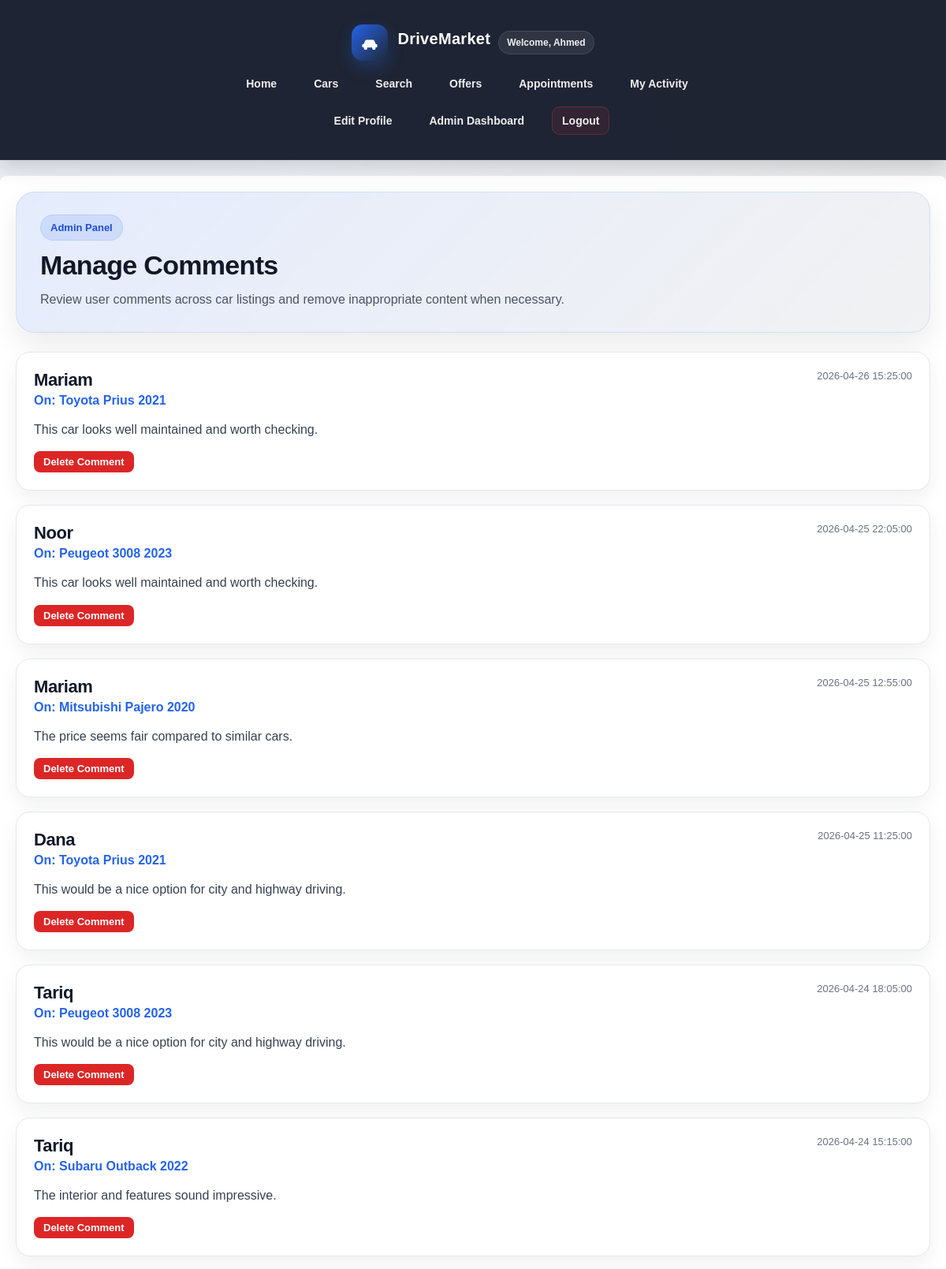
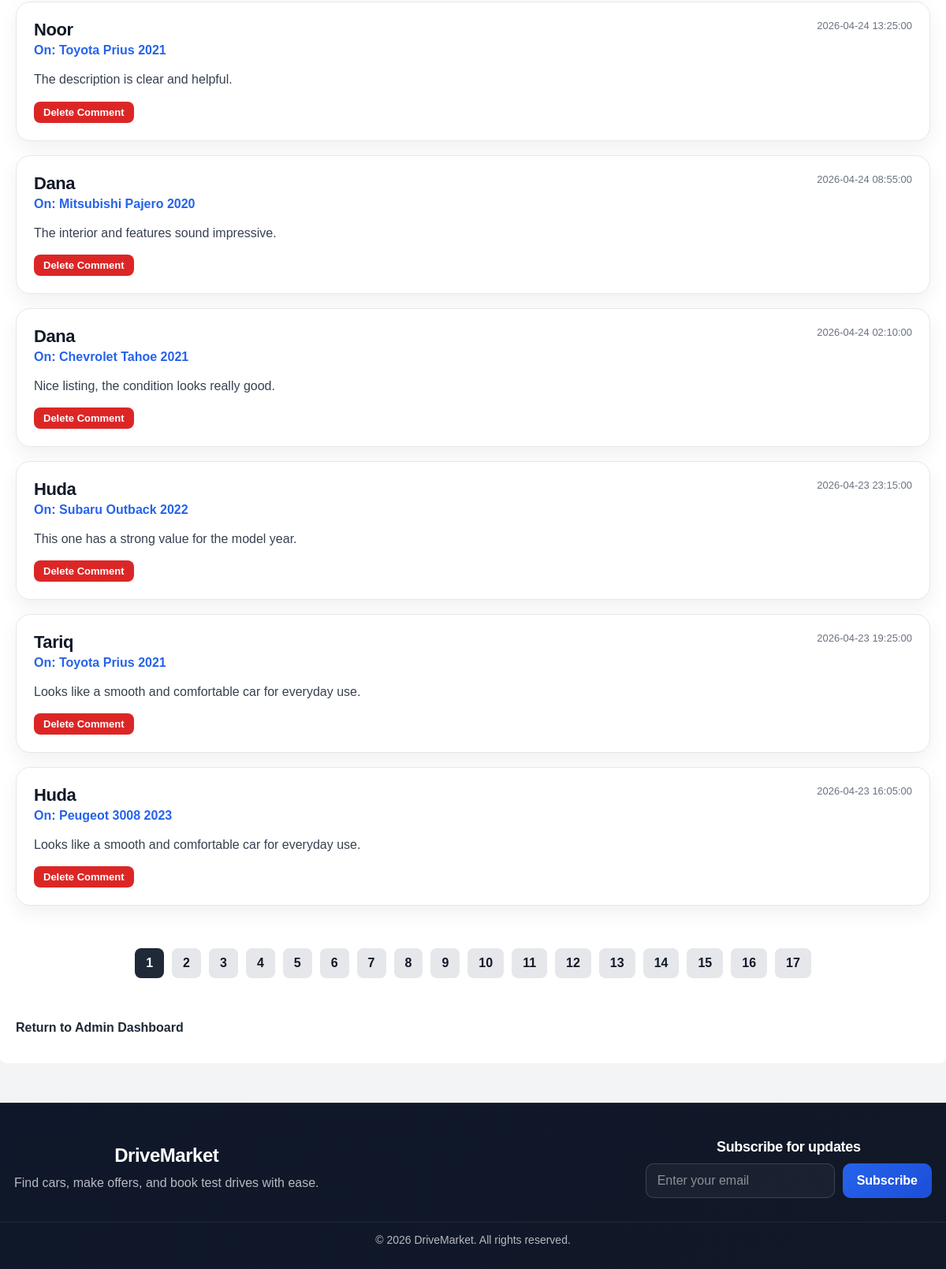
Screenshot of /admin/manage_comments.php (signed in) with the database file from the repository (2 pictures, top to bottom).
### tables this page shows
CREATE TABLE `dbProj_comments` (
  `comment_id` int NOT NULL,
  `car_id` int NOT NULL,
  `user_id` int NOT NULL,
  `comment_text` text NOT NULL,
  `created_at` timestamp NULL DEFAULT CURRENT_TIMESTAMP
);

CREATE TABLE `dbProj_users` (
  `user_id` int NOT NULL,
  `username` varchar(50) NOT NULL,
  `email` varchar(100) NOT NULL,
  `password` varchar(255) NOT NULL,
  `role` enum('viewer','creator','admin') DEFAULT 'viewer',
  `created_at` timestamp NULL DEFAULT CURRENT_TIMESTAMP
);

CREATE TABLE `dbProj_cars` (
  `car_id` int NOT NULL,
  `creator_id` int NOT NULL,
  `title` varchar(150) NOT NULL,
  `short_description` varchar(255) NOT NULL,
  `full_description` text NOT NULL,
  `brand` varchar(100) NOT NULL,
  `model` varchar(100) NOT NULL,
  `car_year` int NOT NULL,
  `price` decimal(10,2) NOT NULL,
  `image` varchar(255) DEFAULT NULL,
  `status` enum('draft','published','removed') DEFAULT 'draft',
  `created_at` timestamp NULL DEFAULT CURRENT_TIMESTAMP
);

### admin/manage_comments.php (the view, shortened to what this page needs)
<?php
$conn = getConnection();
$limit = 12;
$page = isset($_GET['page']) && (int) $_GET['page'] > 0 ? (int) $_GET['page'] : 1;
$count_sql = "SELECT COUNT(*) AS total FROM dbProj_comments";
$count_result = mysqli_query($conn, $count_sql);
$total_records = (int) mysqli_fetch_assoc($count_result)['total'];
$total_pages = max(1, (int) ceil($total_records / $limit));
$offset = ($page - 1) * $limit;
$sql = "SELECT c.comment_id, c.comment_text, c.created_at, u.username, car.title
        FROM dbProj_comments c
        JOIN dbProj_users u ON c.user_id = u.user_id
        JOIN dbProj_cars car ON c.car_id = car.car_id
        ORDER BY c.created_at DESC
        LIMIT ? OFFSET ?";
$stmt = mysqli_prepare($conn, $sql);
mysqli_stmt_bind_param($stmt, "ii", $limit, $offset);
mysqli_stmt_execute($stmt);
$result = mysqli_stmt_get_result($stmt);
include '../includes/header.php';
?>
<div class="admin-manage-page">
    <div class="form-hero admin-hero">
        <span class="dashboard-badge">Admin Panel</span>
        <h2>Manage Comments</h2>
        <p>Review user comments across car listings and remove inappropriate content when necessary.</p>
    </div>
    <?php if ($result && mysqli_num_rows($result) > 0): ?>
        <div class="admin-comments-list">
            <?php while ($comment = mysqli_fetch_assoc($result)): ?>
                <div class="admin-comment-card">
                    <div class="admin-comment-top">
                        <div>
                            <h3><?php echo htmlspecialchars($comment['username']); ?></h3>
                            <p class="admin-comment-car">On: <?php echo htmlspecialchars($comment['title']); ?></p>
                        </div>
                        <span class="admin-comment-date"><?php echo htmlspecialchars($comment['created_at']); ?></span>
                    </div>
                    <div class="admin-comment-body">
                        <p><?php echo nl2br(htmlspecialchars($comment['comment_text'])); ?></p>
                    </div>
                    <form method="POST" class="inline-action-form" style="margin-top: 14px;">
                        <button type="submit" class="danger-btn" onclick="return confirm('Are you sure you want to delete this comment?');">Delete Comment</button>
                    </form>
                </div>
            <?php endwhile; ?>
        </div>
        <?php if ($total_pages > 1): ?>
            <div class="pagination-box">
                <?php for ($i = 1; $i <= $total_pages; $i++): ?>
                    <a href="manage_comments.php?page=<?php echo $i; ?>" class="pagination-link <?php echo $i === $page ? 'active' : ''; ?>">
                        <?php echo $i; ?>
                    </a>
                <?php endfor; ?>
            </div>
        <?php endif; ?>
    <?php endif; ?>
    <p style="margin-top: 20px;">
        <a href="admin_dashboard.php" class="back-link">Return to Admin Dashboard</a>
    </p>
</div>
<?php include '../includes/footer.php'; ?>

### assets/css/style.css (style rules this page uses)
body { margin: 0; font-family: Arial, sans-serif; background-color: #f4f4f4; color: #222; }
.back-link { display: inline-block; margin-top: 10px; color: #1f2937; font-weight: bold; text-decoration: none; }
.pagination-box { margin-top: 30px; display: flex; flex-wrap: wrap; gap: 10px; justify-content: center; }
.pagination-link { display: inline-block; padding: 10px 14px; border-radius: 8px; text-decoration: none; background: #e5e7eb; color: #111827; font-weight: 600; }
.pagination-link.active { background: #1f2937; color: #ffffff; }
:root { --bg: #f3f4f6; --surface: #ffffff; --surface-soft: #f9fafb; --border: #e5e7eb; --text: #111827; --text-soft: #6b7280; --primary: #1f2937; --primary-hover: #111827; --accent: #2563eb; --accent-hover: #1d4ed8; --success: #059669; --danger: #dc2626; --shadow-sm: 0 6px 16px rgba(0, 0, 0, 0.05); --shadow-md: 0 10px 28px rgba(0, 0, 0, 0.08); --shadow-lg: 0 18px 38px rgba(0, 0, 0, 0.12); --radius-md: 12px; --radius-lg: 18px; --radius-xl: 24px; --transition: all 0.25s ease; }
* { box-sizing: border-box; }
html { scroll-behavior: smooth; }
body { margin: 0; font-family: Arial, Helvetica, sans-serif; background: radial-gradient(circle at top left, rgba(37, 99, 235, 0.06), transparent 28%), radial-gradient(circle at top right, rgba(17, 24, 39, 0.06), transparent 25%), var(--bg); color: var(--text); }
h1, h2, h3, h4 { letter-spacing: -0.02em; }
input, select, textarea, button { font: inherit; }
button, .action-btn, .car-card-link, .search-reset-btn, .pagination-link { transition: var(--transition); }
.dashboard-badge { display: inline-block; background: rgba(37, 99, 235, 0.12); color: #1d4ed8; font-weight: 700; font-size: 13px; padding: 8px 12px; border-radius: 999px; border: 1px solid rgba(37, 99, 235, 0.12); margin-bottom: 12px; }
.admin-hero { background: linear-gradient(135deg, rgba(37, 99, 235, 0.12), rgba(17, 24, 39, 0.06)); border: 1px solid rgba(37, 99, 235, 0.14); }
.form-hero { border-radius: 24px; padding: 28px 30px; box-shadow: 0 16px 36px rgba(0, 0, 0, 0.08); border: 1px solid rgba(37, 99, 235, 0.12); }
.form-hero h2 { margin: 0 0 10px; font-size: 34px; color: #111827; }
.form-hero p { margin: 0; color: #4b5563; line-height: 1.7; }
.inline-action-form { margin: 0; display: flex; align-items: center; }
.admin-manage-page { display: flex; flex-direction: column; gap: 24px; }
.danger-btn, .restore-btn { border: none; padding: 7px 12px; border-radius: 8px; font-weight: 700; font-size: 13px; line-height: 1; cursor: pointer; transition: all 0.25s ease; }
.danger-btn { background: #dc2626; color: #ffffff; }
.admin-comments-list { display: flex; flex-direction: column; gap: 18px; }
.admin-comment-card { background: #ffffff; border: 1px solid #e5e7eb; border-radius: 18px; padding: 22px; box-shadow: 0 10px 24px rgba(0, 0, 0, 0.06); transition: all 0.25s ease; }
.admin-comment-top { display: flex; justify-content: space-between; align-items: flex-start; gap: 14px; margin-bottom: 14px; }
.admin-comment-top h3 { margin: 0 0 4px; font-size: 22px; color: #111827; }
.admin-comment-car { margin: 0; color: #2563eb; font-weight: 600; }
.admin-comment-date { font-size: 13px; color: #6b7280; white-space: nowrap; }
.admin-comment-body p { margin: 0; color: #374151; line-height: 1.7; }
.activity-item, .comment-card, .admin-comment-body p, .car-card-description, .car-details-message, .selected-car-box { overflow-wrap: anywhere; word-break: break-word; white-space: normal; }

### rows the page displays
dbproj_comments: user.username "Mariam", car.title "Toyota Prius 2021", created_at "2026-04-26 15:25:00", comment_text "This car looks well maintained and worth checking."
dbproj_comments: user.username "Noor", car.title "Peugeot 3008 2023", created_at "2026-04-25 22:05:00", comment_text "This car looks well maintained and worth checking."
dbproj_comments: user.username "Mariam", car.title "Mitsubishi Pajero 2020", created_at "2026-04-25 12:55:00", comment_text "The price seems fair compared to similar cars."
dbproj_comments: user.username "Dana", car.title "Toyota Prius 2021", created_at "2026-04-25 11:25:00", comment_text "This would be a nice option for city and highway driving."
dbproj_comments: user.username "Tariq", car.title "Peugeot 3008 2023", created_at "2026-04-24 18:05:00", comment_text "This would be a nice option for city and highway driving."
dbproj_comments: user.username "Tariq", car.title "Subaru Outback 2022", created_at "2026-04-24 15:15:00", comment_text "The interior and features sound impressive."
dbproj_comments: user.username "Noor", car.title "Toyota Prius 2021", created_at "2026-04-24 13:25:00", comment_text "The description is clear and helpful."
dbproj_comments: user.username "Dana", car.title "Mitsubishi Pajero 2020", created_at "2026-04-24 08:55:00", comment_text "The interior and features sound impressive."
dbproj_comments: user.username "Dana", car.title "Chevrolet Tahoe 2021", created_at "2026-04-24 02:10:00", comment_text "Nice listing, the condition looks really good."
dbproj_comments: user.username "Huda", car.title "Subaru Outback 2022", created_at "2026-04-23 23:15:00", comment_text "This one has a strong value for the model year."
dbproj_comments: user.username "Tariq", car.title "Toyota Prius 2021", created_at "2026-04-23 19:25:00", comment_text "Looks like a smooth and comfortable car for everyday use."
dbproj_comments: user.username "Huda", car.title "Peugeot 3008 2023", created_at "2026-04-23 16:05:00", comment_text "Looks like a smooth and comfortable car for everyday use."

### other values shown
$display_name "Ahmed"
